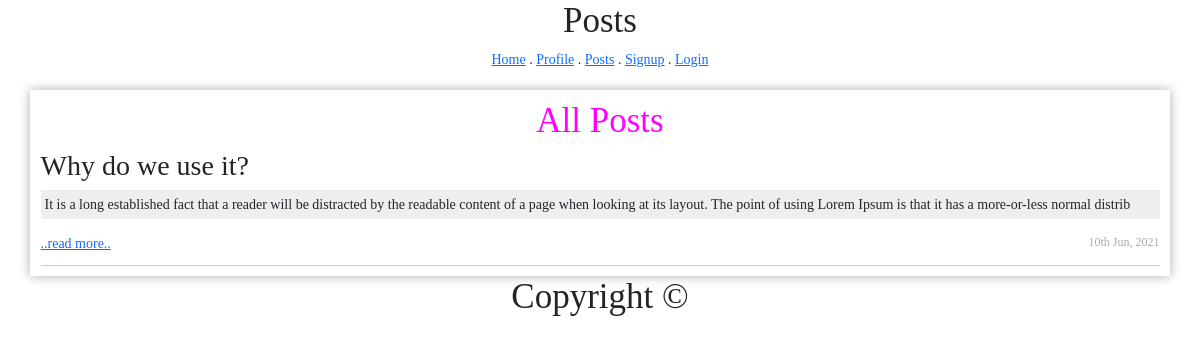
The page /post?id=2 on the database its author committed.
### tables this page shows
CREATE TABLE `posts` (
  `id` int(11) NOT NULL,
  `title` varchar(255) NOT NULL,
  `post` text NOT NULL,
  `date` datetime NOT NULL DEFAULT current_timestamp()
);

### functions.php (called while the page is built, shortened)
<?php
class Database
{
    private function connect()
    {
        try {
            $string = "mysql:host=localhost;dbname=security_db";
            $con = new PDO($string, "root", "");
        } catch (PDOException $e) {
            if ($_SERVER['HTTP_HOST'] == "localhost") {
                die($e->getMessage());
            } else {
                die("Could not connect to the database");
            }
        }
        return $con;
    }
    public function db_read($query, $data = array())
    {
        $con = $this->connect();
        $stmt = $con->prepare($query);
        if ($stmt) {
            $check = $stmt->execute($data);
            if ($check) {
                $result = $stmt->fetchAll(PDO::FETCH_ASSOC);
                if (is_array($result) && count($result) > 0) {
                    return $result;
                }
            }
        }
        return false;
    }
}
class Posts extends Database
{
    public function get_one_post($id)
    {
        $id = (int)$id;
        $id = addslashes($id);
        $arr = array();
        $arr['id'] = (int)$id;
        $query = "select * from posts where id = :id limit 1";
        $result = $this->db_read($query, $arr);
        return $result;
    }
}

### post.php (the view, shortened to what this page needs)
<!DOCTYPE html>
<html>
<head>
</head>
<body>
    <center>
        <h1>Posts</h1>
    </center>
    <?php include("header.php"); ?>
    <div class="container" style="">
        <center>
            <h1 style="color:#f0f;">All Posts</h1>
        </center>
        <?php
        if (isset($_GET['id'])) {
            $post = new Posts();
            $result = $post->get_one_post($_GET['id']);
            if ($result) {
                foreach ($result as $row) {
                    echo "
			<div class='post'>
			<div>
			<h2>$row[title]</h2>
			</div>
			<p class='text'>" . substr($row['post'], 0, 200) . "</p>
			<a href='post?id=" . $row['id'] . "'>..read more..</a>
			<p class='timestamp'>" . date("jS M, Y", strtotime($row['date'])) . "</p>
			<br style='clear: both;'>
			</div>
			";
                }
            }
        } else {
            echo "Sorry! post not found";
        }
        ?>
    </div>
    <?php include("footer.php"); ?>

### post.php (style rules this page uses)
* { font-family: tahoma; font-size: 14px; }
.container { padding: 10px; box-shadow: 0px 0px 10px #aaa; margin: auto; margin-top: 20px; width: 100%; max-width: 800px; min-height: 100px; }
.post { border-bottom: solid thin #ccc; }
.text { padding: 4px; background-color: #eee; }
.timestamp { font-size: 12px; color: #aaa; float: right; }

### rows shown on the page
posts: title "Why do we use it?", post "It is a long established fact that a reader will be distracted by the readable content of a page when looking at its layout. The point of using Lorem Ipsum is that it has a more-or-less normal distrib", date "10th Jun, 2021"
